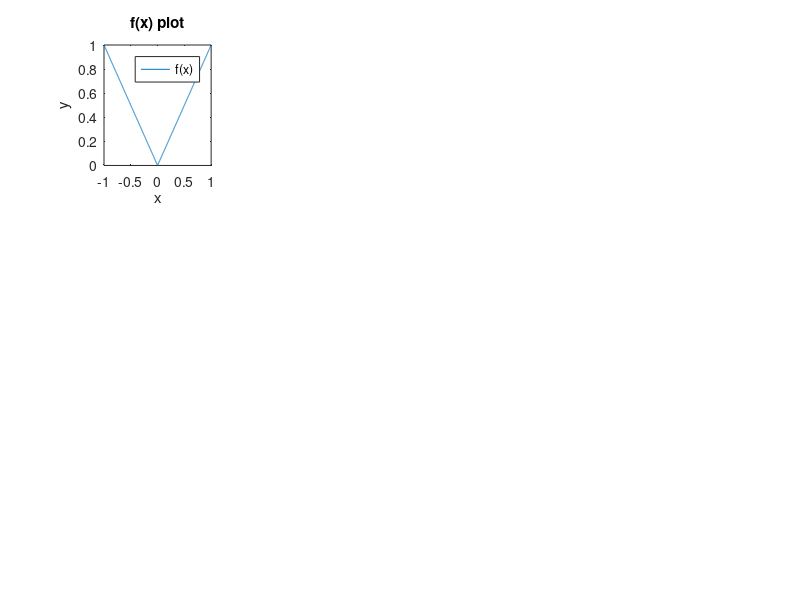

This chart was generated by the following MATLAB code: (Note: this script raises an error after producing the figure.)
% the plotting of question 2.10 part b.

t6 = 1:1:6;
x6 = cos((t6*pi)/6);
y6 = abs(x6);

t12 = 1:1:12;
x12 = cos((t12*pi)/12);
y12 = abs(x12);

t18 = 1:1:18;
x18 = cos((t18*pi)/18);
y18 = abs(x18);

t24 = 1:1:24;
x24 = cos((t24*pi)/24);
y24 = abs(x24);

t30 = 1:1:30;
x30 = cos((t30*pi)/30);
y30 = abs(x30);

t36 = 1:1:36;
x36 = cos((t36*pi)/36);
y36 = abs(x36);

t = -1:0.001:1;
f = abs(t);

%plot f(x)
subplot(3,4,1);
plot(t,f, 'DisplayName', 'f(x)');
title('f(x) plot');
xlabel('x');
ylabel('y');
legend;


A6 = divdiff(x6,y6);
A12 = divdiff(x12,y12);
A18 = divdiff(x18,y18);
A24 = divdiff(x24,y24);
A30 = divdiff(x30,y30);
A36 = divdiff(x36,y36);

v6 = polyvalue(diag(A6),x6,t);
v12 = polyvalue(diag(A12),x12,t);
v18 = polyvalue(diag(A18),x18,t);
v24 = polyvalue(diag(A24),x24,t);
v30 = polyvalue(diag(A30),x30,t);
v36 = polyvalue(diag(A36),x36,t);

%plot p(x)
subplot(3,4,2);
plot(t,v6,'DisplayName', 'p(x) with n=6');
hold on;
plot(t,v12,'DisplayName', 'p(x) with n=12');
title('p(x) plot for n=6,12');
xlabel('x');
ylabel('y');
legend;

subplot(3,4,3);
plot(t,v18,'DisplayName', 'p(x) with n=18');
hold on;
plot(t,v24,'DisplayName', 'p(x) with n=24');
title('p(x) plot for n=18,24');
xlabel('x');
ylabel('y');
legend;

subplot(3,4,4);
plot(t,v30,'DisplayName', 'p(x) with n=30');
hold on;
plot(t,v36,'DisplayName', 'p(x) with n=30');
title('p(x) plot for n=30,36');
xlabel('x');
ylabel('y');
legend;

%plot e(x)

subplot(3,4,5);
loglog(t,abs(f-v6), 'DisplayName', 'e(x) of n=6');
title('e(x) plot for n=6 in loglog');
xlabel('x');
ylabel('y');
legend;

subplot(3,4,6);
loglog(t,abs(f-v12), 'DisplayName', 'e(x) of n=12');
title('e(x) plot for n=12 in loglog');
xlabel('x');
ylabel('y');
legend;

subplot(3,4,7);
loglog(t,abs(f-v18), 'DisplayName', 'e(x) of n=18');
title('e(x) plot for n=18 in loglog');
xlabel('x');
ylabel('y');
legend;

subplot(3,4,8);
loglog(t,abs(f-v24), 'DisplayName', 'e(x) of n=24');
title('e(x) plot for n=24 in loglog');
xlabel('x');
ylabel('y');
legend;


subplot(3,4,9);
loglog(t,abs(f-v30), 'DisplayName', 'e(x) of n=30');
title('e(x) plot for n=30 in loglog');
xlabel('x');
ylabel('y');
legend;

subplot(3,4,10);
loglog(t,abs(f-v36), 'DisplayName', 'e(x) of n=36');
title('e(x) plot for n=36 in loglog');
xlabel('x');
ylabel('y');
legend;

sgtitle('P(x) Computed with Chebychev Nodes Type 1:')

% calculate and display max errors:
e6 = max(abs(f-v6));
e12 = max(abs(f-v12));
e18 = max(abs(f-v18));
e24 = max(abs(f-v24));
e30 = max(abs(f-v30));
e36 = max(abs(f-v36));

disp('Max errors for P(x) computed with Chebychev nodes Type 1:')
disp(['Max error for n=6: ' num2str(e6)]);
disp(['Max error for n=12: ' num2str(e12)]);
disp(['Max error for n=18: ' num2str(e18)]);
disp(['Max error for n=24: ' num2str(e24)]);
disp(['Max error for n=30: ' num2str(e30)]);
disp(['Max error for n=36: ' num2str(e36)]);

function v = polyvalue(a,x,t)
    n = length(x);
    v = zeros(1, length(t));
    for j = 1:1:length(t)
        p = a(n);
        for k = n-1:-1:1
            p = p * (t(j)-x(k)) + a(k);
        end
        v(j) = p;
    end
end

function A = divdiff(x,y)
    n = length(x);    
    A = zeros(n,n);
    A(1,:) = y;
    for k = 2:1:n % collumn idx
        for i = k:1:n % row idx
            A(k,i) = (A(k-1,i) - A(k-1,i-1)) / (x(i) - x(i-(k-1)));
        end
    end
    A = A';
end